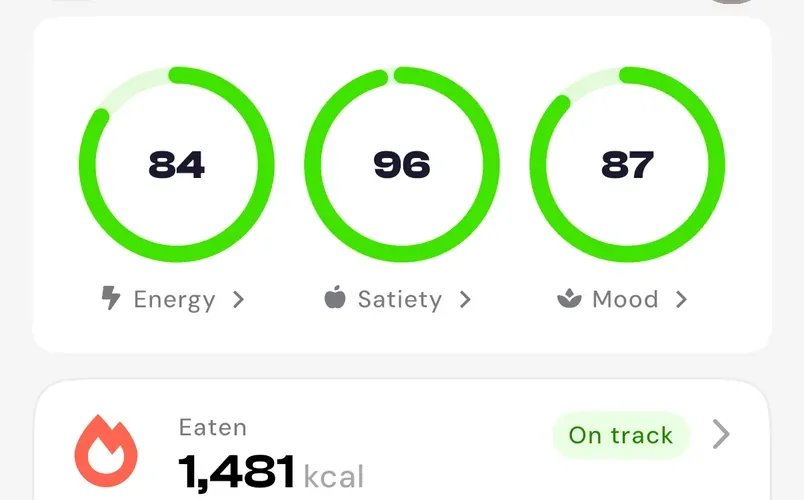
#> input picture src/assets/og/thumbs/01-home.jpg, 804 x 500 px, given in place of hero-poster-wide-1600.webp, which was not available
$ python make-og-assets.py
#> lines starting #> are read from the running program, lines starting #| are printed output that depends on the picture
#!/usr/bin/env python3
"""Assets for the link preview cards (PRE-312).

The preview renderer (Satori, behind next/og) draws only PNG and JPEG and
cannot read variable fonts, so this writes:

- src/assets/og/hero-v9.jpg: the homepage hero still (Landing v9's wide film
  poster, PRE-444), cropped to the card's shape at its full 1600 px width.
- src/assets/og/thumbs/<name>.jpg: each card thumbnail from public/app/thumbs
  (make-card-thumbs.py), as JPEG, for the feature and guide cards.
- src/assets/og/phones/<feature>.jpg: the phone screen from each feature's
  phone before PRE-450 (the light still, or a clip's poster),
  for the feature cards and the shared meal plan card.
- src/app/fonts/ClashDisplay-Medium.ttf: a static weight-500 instance of the
  site's Clash Display, the calmer headline weight the light site uses.

Needs Pillow and fontTools (with brotli for the WOFF2 source).

Usage: python3 scripts/make-og-assets.py
"""

import os

from fontTools.ttLib import TTFont
from fontTools.varLib.instancer import instantiateVariableFont
from PIL import Image

OUT = "src/assets/og"
CARD_W, CARD_H = 2400, 1260


def hero() -> None:
    im = Image.open("public/landing/v9/hero-poster-wide-1600.webp").convert("RGB")
#> im is the input picture: PIL image 804x500 RGB; mean R, G, B 236.4, 246.3, 231.2
    # 1600 x 900 is the widest still there is, under the card's 2x, so keep its
    # width and the middle band at the card's shape: the plate and fork survive.
    height = round(im.width * CARD_H / CARD_W)
#> height = 422
    top = (im.height - height) // 2
#> top = 39
    im.crop((0, top, im.width, top + height)).save(f"{OUT}/hero-v9.jpg", quality=84, optimize=True, progressive=True)
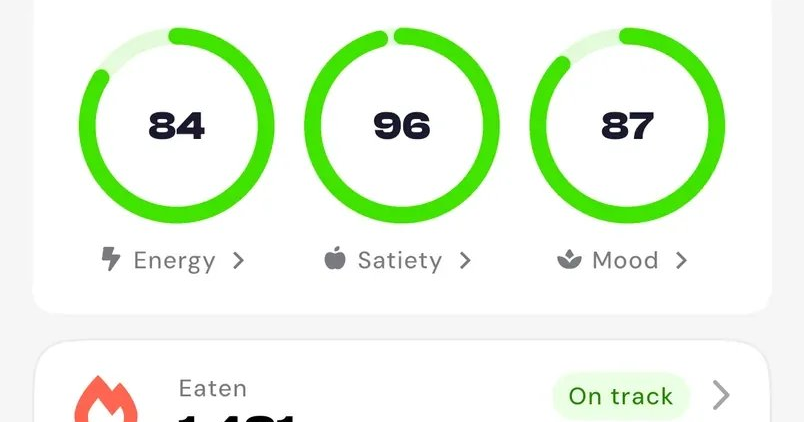
#> saved as hero-v9.jpg: PIL image 804x422 RGB; mean R, G, B 234.7, 246.8, 229


def thumbs() -> None:
    os.makedirs(f"{OUT}/thumbs", exist_ok=True)
    for file in sorted(os.listdir("public/app/thumbs")):
        if not file.endswith("@2x.webp"):
            continue
        name = file.removesuffix("@2x.webp")
        im = Image.open(f"public/app/thumbs/{file}").convert("RGB")
        im.save(f"{OUT}/thumbs/{name}.jpg", quality=85, optimize=True, progressive=True)


# The phones the feature pages showed before PRE-450 swapped them for stills;
# the feature link previews still use them.
PHONES = {
    "ai-nutritionist": "08-chat-ask-poster.webp",
    "nutrition-signals": "06-signal-energy-light@2x.webp",
    "meal-plans": "12-plan-week-poster.webp",
    "logging": "03-log-typed-poster.webp",
    "widgets-and-siri": "23b-home-screen-widgets-light@2x.webp",
}
# The card draws the screen 252 px wide; 2x that keeps it sharp.
PHONE_W, PHONE_H = 504, 1096


def phones() -> None:
    os.makedirs(f"{OUT}/phones", exist_ok=True)
    for slug, file in PHONES.items():
        im = Image.open(f"public/app/{file}").convert("RGB")
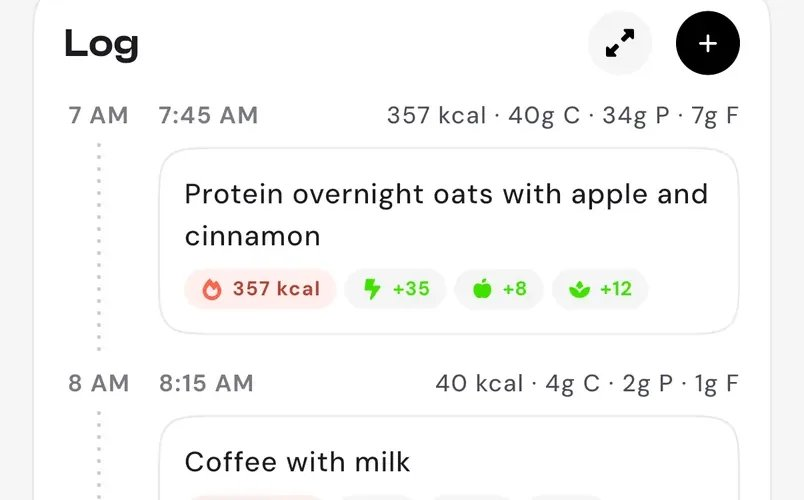
#> input picture src/assets/og/thumbs/01b-home-log.jpg, 804 x 500 px, given in place of 08-chat-ask-poster.webp, which was not available
#> im is the input picture: PIL image 804x500 RGB; mean R, G, B 245.5, 245.6, 245
        im.resize((PHONE_W, PHONE_H), Image.LANCZOS).save(
            f"{OUT}/phones/{slug}.jpg", quality=86, optimize=True, progressive=True
        )
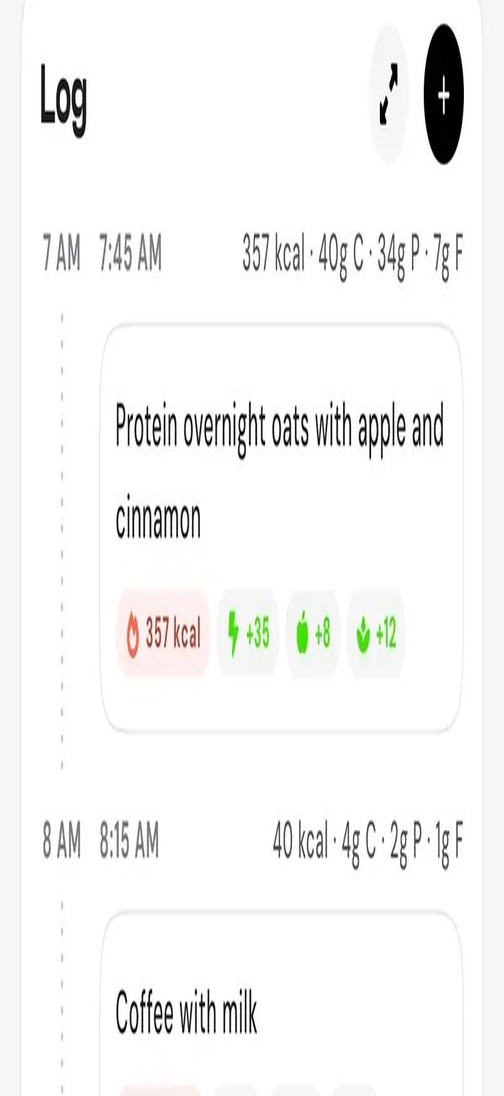
#> saved as ai-nutritionist.jpg: PIL image 504x1096 RGB; mean R, G, B 245.4, 245.5, 244.9


def font() -> None:
    var = TTFont("src/app/fonts/ClashDisplay-Variable.woff2")
    static = instantiateVariableFont(var, {"wght": 500})
    static.flavor = None
    static.save("src/app/fonts/ClashDisplay-Medium.ttf")


def main() -> None:
    os.makedirs(OUT, exist_ok=True)
    hero()
    thumbs()
    phones()
    font()


if __name__ == "__main__":
#> (the run stopped early here; a loop or call above may not have finished)
